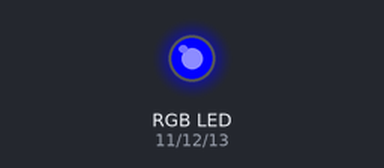
This sketch was run on a simulated Arduino Uno, built with avr-gcc and run on an emulated ATmega328P. Shown: an RGB LED mixed from three pins (HIGH = lit).

Above: at 0.05 s.
At 3.15 s:
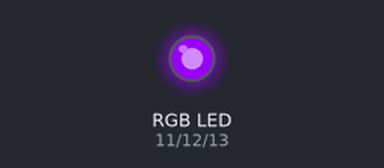
At 9.45 s:
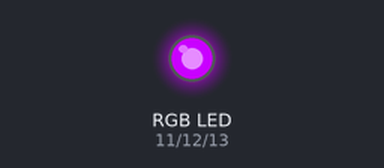
At 21.05 s:
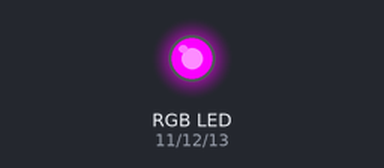
Timing chart, 0 to 27.5 s (numbered marks = the images above):
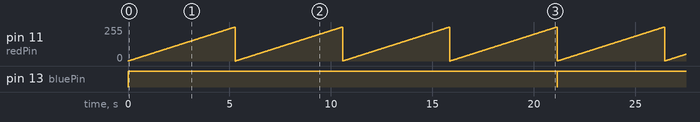

Measured:
- by itself, pin 11 (redPin): ramps from 0/255 to 255/255 and jumps back, once every 5.3 s
- by itself, pin 13 (bluePin): alternates HIGH for 21.1 s and LOW for 0.01 s

The sketch:

Practice03.ino
```cpp
//Pracitce03 - RGB_LED

int bluePin = 13;
int greenPin = 12;
int redPin = 11;

void setup() {
  // put your setup code here, to run once:
  pinMode(bluePin, OUTPUT);
  pinMode(greenPin, OUTPUT);
  pinMode(redPin, OUTPUT);
}

void loop() {
  // put your main code here, to run repeatedly:
  // vivid_Color();

  vivid_Spectrum();
}

void vivid_Color(void) {
  digitalWrite(bluePin, HIGH);
  digitalWrite(greenPin, LOW);
  digitalWrite(redPin, LOW);
  delay(100);

  digitalWrite(bluePin, LOW);
  digitalWrite(greenPin, HIGH);
  digitalWrite(redPin, LOW);
  delay(100);

  digitalWrite(bluePin, LOW);
  digitalWrite(greenPin, LOW);
  digitalWrite(redPin, HIGH);
  delay(100);

  digitalWrite(bluePin, HIGH);
  digitalWrite(greenPin, HIGH);
  digitalWrite(redPin, LOW);
  delay(100);

  digitalWrite(bluePin, LOW);
  digitalWrite(greenPin, HIGH);
  digitalWrite(redPin, HIGH);
  delay(100);

  digitalWrite(bluePin, HIGH);
  digitalWrite(greenPin, LOW);
  digitalWrite(redPin, HIGH);
  delay(100);

  digitalWrite(bluePin, HIGH);
  digitalWrite(greenPin, HIGH);
  digitalWrite(redPin, HIGH);
  delay(100);
}
void vivid_Spectrum(void) {

  //analogWrite(pin,value)
  for (int G = 0; G < 1024; G++) {
    analogWrite(greenPin, G);
    for (int R = 0; R < 1024; R++) {
      analogWrite(redPin, R);
      for (int B = 0; B < 1024; B++) {
        analogWrite(bluePin, B);
      }
      for (int B = 1023; B > 0 ; B--) {
        analogWrite(bluePin, B);
      }
    }
    for (int R = 1023; R > 0 ; R--) {
      analogWrite(redPin, R);
    }
  }
  for (int G = 1023; G > 0 ; G--) {
    analogWrite(greenPin, G);
  }
}
```
